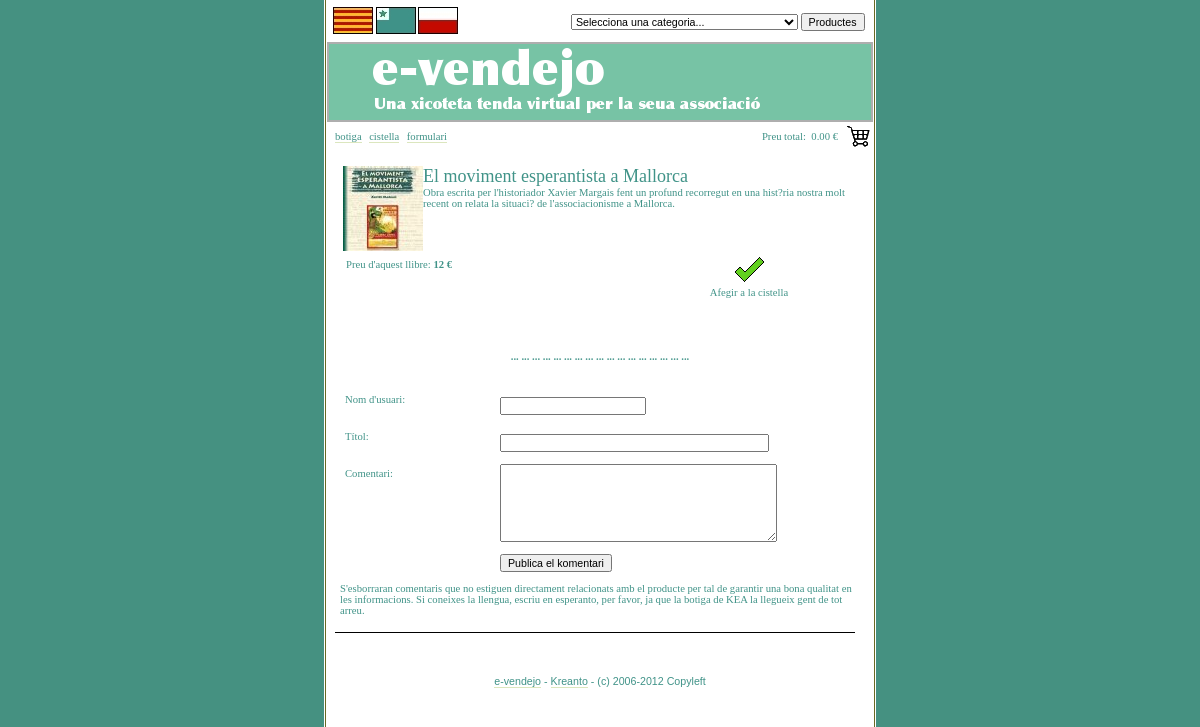
/articles.php?lingvo=ca&id=1, run on the app's committed database.
### tables this page shows
CREATE TABLE `dades` (
  `iddades` int(11) NOT NULL auto_increment,
  `nom` varchar(80) default NULL,
  `descripcio` text,
  `preu` int(5) default NULL,
  `id_categoria` int(2) default NULL,
  `imatge` varchar(50) default NULL,
  `autor` varchar(80) default NULL,
  PRIMARY KEY  (`iddades`)
);

### inc/vortoj_ca.inc (called while the page is built, shortened)
<?php
$botiga = "botiga";
$cistella = "cistella";
$formulari = "formulari";
$preu_total = "Preu total";
$afegir_a_cistella = "Afegir a la cistella";
$preu_daquest_llibre = "Preu d'aquest llibre";
$nom_usuari = "Nom d'usuari";
$titol = "T&iacute;tol";
$comentari = "Comentari";
$publicar_comentari = "Publica el komentari";
?>

### articles.php (the view, shortened to what this page needs)
<?php
if (isset ($_GET['lingvo']))
{
  $lingvo = $_GET['lingvo'];
} elseif (preg_match("/^ca/", $_SERVER['HTTP_ACCEPT_LANGUAGE']))
	{
	$lingvo = "ca";
		} else {
		$lingvo = "ca";
		}
?>
<!DOCTYPE HTML PUBLIC "-//W3C//DTD HTML 4.01 Transitional//EN" "http://www.w3.org/TR/xhtml1/DTD/xhtml1-transitional.dtd">
<html xmlns="http://www.w3.org/1999/xhtml" xml:lang="eo" lang="eo">
<head><title>E-vendejo, malgranda elektronika vendejo por via asocio</title>
<link rel="stylesheet" href="./inc/stylesheet.css" type="text/css">
</head>
<?php include ("./inc/capcalera_articles.inc"); ?>
<div id="menucentral">
<table border="0"><tr><td width="200px">
<p><a href="./index.php?lingvo=<?php echo ("$lingvo"); ?>"><?php echo ("$botiga"); ?></a> | <a href="./acxetajxojn.php?lingvo=<?php echo ("$lingvo"); ?>"><?php echo ("$cistella"); ?></a> | <a href="./formularo.php?lingvo=<?php echo ("$lingvo"); ?>"><?php echo ("$formulari"); ?></a></p>
</td><td width="330px" align="right"><p><font color="#3f9287"><?php echo ("$preu_total"); ?>:
</font>
</p></td><td valign="top"><img src="./imatges/icona_cistella.gif" alt=""></td></tr></table>
</div>
<table border="0"><tbody><tr>
<td id="wikibody" valign="top">
<div id="wikitext">
<table border="0"><tr><td>
<?php
$article_concret=($_GET[id]);
include ("./inc/conexio.php");
$result = mysql_query("SELECT iddades, imatge, nom, descripcio, preu FROM dades WHERE iddades=$article_concret",$db);
while($myrow = mysql_fetch_array($result))
{
?>
<p><img src="./imatges/productes/<?php echo ($myrow["imatge"]);?>" border="0" alt="" align="left">
<font size='4'><?php echo ($myrow["nom"]);?></font><br />
<?php echo ($myrow["descripcio"]);?>
<table border="0" width="100%">
<tr>
<td valign="top">
<p><?php echo ("$preu_daquest_llibre"); ?>:<strong>
<?php echo ($myrow["preu"]);?> &euro;</strong></p></font>
</td>
<td align="right">
<form NAME="itemsform">
<table border="0"><tr><td><center><img src="./imatges/compra.gif" alt="afegir producte"  onclick="buyItem('<?php echo ($myrow["nom"]);?>','<?php echo ($myrow["preu"]);?>',document.itemsform.agregar<?php echo ($myrow["iddades"]);?>.value)"><p><?php echo($afegir_a_cistella);?></p></center></td></tr></table>
&nbsp;&nbsp;</form>
</td><td>&nbsp;&nbsp;&nbsp;&nbsp;&nbsp;&nbsp;&nbsp;&nbsp;&nbsp;&nbsp;</td></tr></table>
<?php
}
?>
</p>
</td></tr></table>
<br /><center><strong>... ... ... ... ... ... ... ... ... ... ... ... ... ... ... ... ...</strong></center><br />
<br />
<form action="./inserta_comentaris.php?id=
<?php
$article_concret=($_GET[id]);
include ("./inc/conexio.php");
$result = mysql_query("SELECT iddades FROM dades WHERE iddades=$article_concret",$db);
while($myrow = mysql_fetch_array($result))
{
echo ($myrow["iddades"]);
}
?>
" method="POST">
<table width="520" cellpadding="5" cellspacing="0">
 <tr valign="bottom">
  <td width="150" valign="bottom" >
   <label for="q0"><p><?php echo($nom_usuari);?>:</p></label>
  </td>
  <td valign="bottom">
   <input type="text" size="20" name="camp_nom_usuari" id="q0">
  </td>
 </tr>
</table>
<table width="520" cellpadding="5" cellspacing="0">
 <tr valign="bottom">
  <td width="150" valign="bottom" >
   <label for="q1"><p><?php echo($titol);?>:</p></label>
  </td>
  <td valign="bottom">
   <input type="text" size="40" name="camp_titol" id="q1">
  </td>
 </tr>
</table>
<table width="520" cellpadding="5" cellspacing="0">
 <tr valign="bottom">
  <td width="150" valign="top"  >
   <label for="q6"><p><?php echo($comentari)?>:</p></label>
  </td>
  <td valign="bottom">
   <textarea wrap="soft" cols="40" rows="6" name="camp_comentari" id="q6"></textarea>
  </td>
 </tr>
</table>
<table width="520" cellpadding="5" cellspacing="0">
 <tr valign="bottom">
  <td width="150" valign="bottom" >
  </td>
  <td valign="bottom">
  <input type="submit" name="q7_" value="<?php echo($publicar_comentari);?>">
  </td>
 </tr>
</table>
</form>
<p>S'esborraran comentaris que no estiguen directament relacionats amb el producte per tal de garantir una bona qualitat en les informacions. Si coneixes la llengua, escriu en esperanto, per favor, ja que la botiga de KEA la llegueix gent de tot arreu.</p>
  <table border="0" cellpadding="0" cellspacing="0" width="520" class="body">
    <tr>
      <td width="100%" colspan="2">
        <hr size="1" color="#000000">
      </td>
    </tr>
  </table>
</div>
</td>
</tr>
</tbody></table>
</div>
<?php
include("./inc/peu_ca.inc");
?>
</div>
</div>
</body></html>

### inc/stylesheet.css (style rules this page uses)
html { margin:0; padding:0; }
body { color:#409388; font-family:100% "Lucida Grande", Verdana, Arial, Sans-Serif; text-align:center; font-size:8pt; margin:0; padding:0; background: #459181; background-image:url(../imatges/fons_container.gif); background-position: center; background-repeat: repeat-y; }
a { text-decoration:none; color:#3f9287; border-bottom:1px solid #dbe6be; }
div#menucentral { border-top:solid 1px #FFF; height:22px; color: #fff; font-size:8pt; }
div#menucentral a { text-decoration:none; color:#3f9287; border-bottom:1px solid #dbe6be; }
input,label,textarea,select { font-size:8pt; margin:1px 0; }
#wikibody { padding-bottom:1em; padding-top:0.5em; }
p,#wikitext { font-size:8pt; padding-left:5px; padding-right:5px; margin-top:0.5em; }
#header a,#content h2 a,#menucentral a,#menucentral2 a,div#a { border-bottom:none; }
form,#wikihead form { margin:0; }

### data on the page
dades: imatge (picture), nom "El moviment esperantista a Mallorca", descripcio "Obra escrita per l'historiador Xavier Margais fent un profund recorregut en una hist?ria nostra molt recent on relata la situaci? de l'associacionisme a Mallorca.", preu "12"

### other printed values
$botiga "botiga"
$cistella "cistella"
$formulari "formulari"
$preu_total "Preu total"
$nom_usuari "Nom d'usuari"
$titol "Títol"
$comentari "Comentari"
form field gourl "Selecciona una categoria..."
